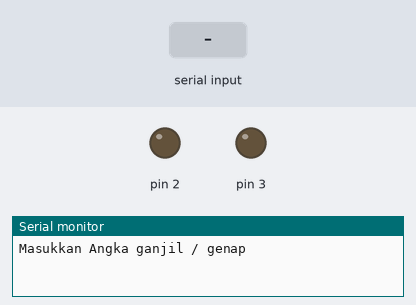
The sketch below on a simulated Arduino Uno, built with avr-gcc and run on an emulated ATmega328P. Parts: output pins drawn as LEDs (lit = HIGH), the last lines printed to the serial monitor. The inputs (shaded band) are chosen by the test bench.

Above: at 1.2 s.
1.3 s: "90,45\n" received over Serial
At 1.7 s:
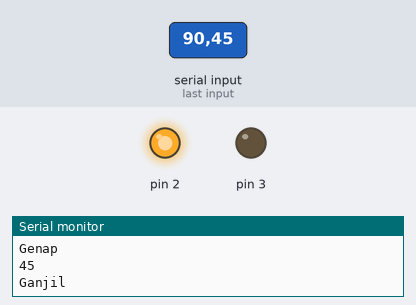
2.9 s: "30,150\n" received over Serial
At 4.1 s:
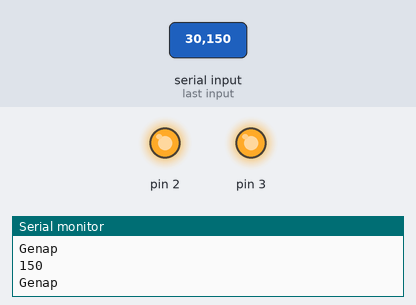
4.4 s: "1\n" received over Serial
At 5.4 s:
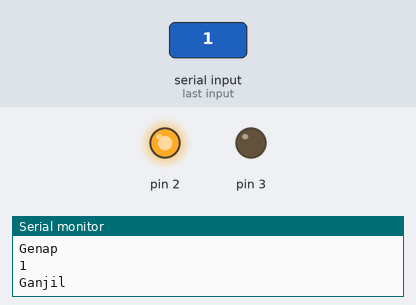
Timing chart, 0 to 7.4 s (numbered marks = the images above; inputs shaded):
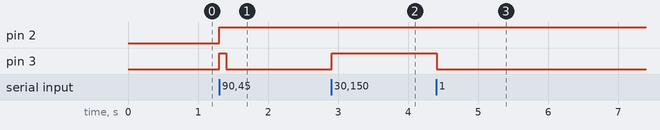

The sketch:

SerialMonitor_GanjilGenapLED.ino
```cpp
void setup() {
  // put your setup code here, to run once:
  pinMode(2, OUTPUT);
  pinMode(3, OUTPUT);
  Serial.begin(9600);
  Serial.println("Masukkan Angka ganjil / genap");
}

void loop() {
  // put your main code here, to run repeatedly:
  while(Serial.available()==0){}
  int no = Serial.parseInt();
  Serial.println(no);
  if(no > 0){
    if(no % 2 == 0){
      Serial.println("Genap");
      while(Serial.available() == 1){
        digitalWrite(3, 1);
        digitalWrite(2, 1);
        delay(100);
      }
    }
    else if(no % 2 != 0){
      Serial.println("Ganjil");
      while(Serial.available() == 1){
        digitalWrite(2, 1);
        digitalWrite(3, 0);
        delay(100);
      }
    }
  }
  else{
    digitalWrite(2, 0);
    digitalWrite(3, 0);
    Serial.println("No tidak valid");
  }
}
```

Measured:
- after the input at 1.3 s, pin 2: LOW → HIGH at once; pin 3: LOW → HIGH at once, → LOW 0.10 s later
- after the input at 2.9 s, pin 3: LOW → HIGH at once
- after the input at 4.4 s, pin 3: HIGH → LOW at once
